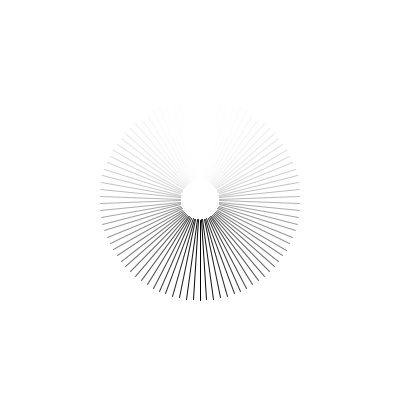
Frame 1 (no input)
Frame 60 (the mouse pressed at the canvas centre just before this capture): identical to frame 1, image omitted
Frame 120 (the mouse held since frame 60 and released just before this capture): identical to frame 1, image omitted

The Processing sketch that drew this single still picture (run headless with seeded random() and noise(); from frame 60 on, the mouse is pressed at the canvas centre):

// Processing sketch: sketch_04_colors_two
// ── sketch_04_colors_two.pde


void setup() {
  size(400, 400); 
  colorMode(RGB);
  smooth();
  noFill();
}

void draw() {
  background(255);
  
  for (int i = 0; i < 90; i++) {
    float t = map(i, 0, 90, 0, TWO_PI); 
    float x = sin(t);
    float y = cos(t);
    
    float posX1 = map(x, -1, 1, 0.45*width, 0.55*width);
    float posY1 = map(y, -1, 1, 0.45*height, 0.55*height);
    
    float posX2 = map(x, -1, 1, 0.25*width, 0.75*width);
    float posY2 = map(y, -1, 1, 0.25*height, 0.75*height);
       
    float continious = sin(map(i, 0, 90, 0, PI));
    float brightness = map(continious, 0, 1, 0, 255);
    
    stroke(brightness);
    line(posX1, posY1, posX2, posY2);
  }
  
}
